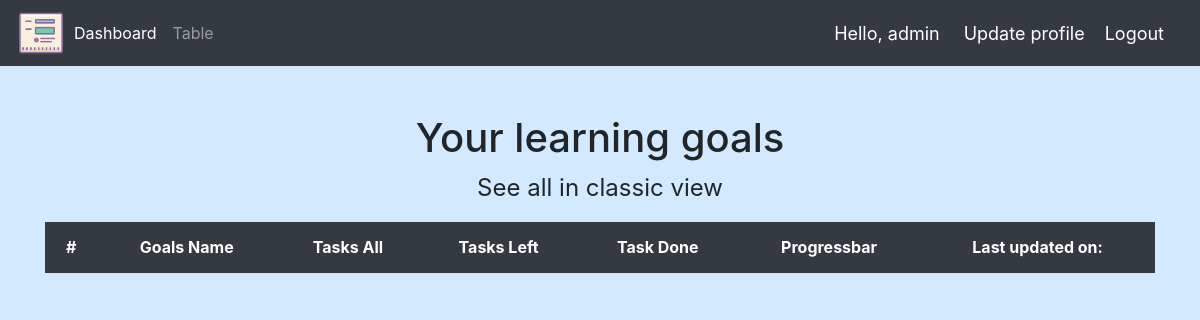
The app's page /dashboard_table/ (signed in), older data.
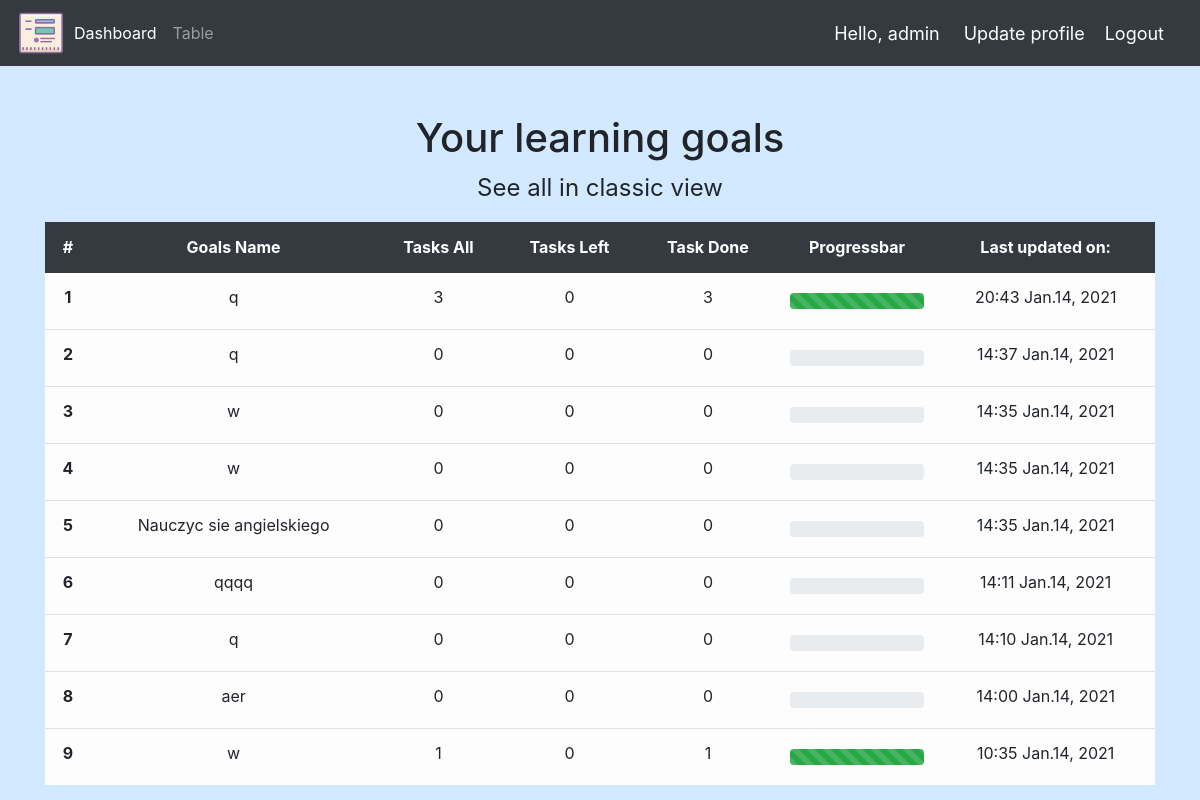
The same page, newer data.
### goals/models.py (models this page shows, shortened)
class LearningGoal(models.Model):
    name = models.CharField(blank=True, max_length=40)
    created_at = models.DateTimeField(auto_now_add=True)
    updated_at = models.DateTimeField(auto_now=True)
    user = models.ForeignKey(User, null=True, on_delete=models.CASCADE)

### goals/views.py (the view)
# urls.py: path('dashboard_table/', views.dashboard_table, name='dashboard_table'),
@login_required(login_url='login')
def dashboard_table(request):
    template_name = 'to_do_manager/dashboard-table-view.html'
    LearningGoals = request.user.learninggoal_set.prefetch_related(
         Prefetch('tasks',
                  queryset=SingleTask.objects.filter(completed=False))
                                                                 ).annotate(
                  counter=Count('tasks')).order_by('-updated_at')
    TasksAll = SingleTask.objects.all()
    TasksAller = TasksAll.count()
    TasksCompleted = TasksAll.filter(completed=True).count()
    TasksUncompleted = TasksAll.filter(completed=False).count()
    context = {'LearningGoals': LearningGoals,
               'TasksAll': TasksAller,
               'TasksCompleted': TasksCompleted,
               'TasksUncompleted': TasksUncompleted}
    return render(request, template_name, context)

### templates/to_do_manager/dashboard-table-view.html (shortened to what this page needs)
{% extends "to_do_manager/base.html" %}
{% block content %}
{% load mathfilters %}
<div class="row mt-5">
    <h1 class="col-12 text-center">Your learning goals</h1>
    <a class="col-12 text-center table-link mb-3" href="{% url 'dashboard' %}">See all in classic view</a></h1>
</div>
<table class="table">
    <thead class="thead-dark">
        <tr>
            <th class="text-center" scope="col">#</th>
            <th class="text-center" scope="col">Goals Name</th>
            <th class="text-center" scope="col">Tasks All</th>
            <th class="text-center" scope="col">Tasks Left</th>
            <th class="text-center" scope="col">Task Done</th>
            <th class="text-center" scope="col">Progressbar</th>
            <th class="text-center" scope="col">Last updated on:</th>
        </tr>
    </thead>
    <tbody>
        {% for learninggoal in LearningGoals  %}
        <tr class='table-light'>
            <th class="text-center" scope="row">{{forloop.counter}}</th>
            <td class="text-center">{{ learninggoal.name }}</td>
            <td class="text-center">{{learninggoal.counter}}</td>
            <td class="text-center">{{learninggoal.tasks.all.count}}</td>
            {% with numerator=learninggoal.tasks.all.count denominator=learninggoal.counter %}
            <td class="text-center"> {{denominator|sub:numerator}}</td>
            <td class="text-center">
                {%if learninggoal.counter %}
                <div class="progress my-2">
                    <div class="progress-bar progress-bar-striped bg-success" role="progressbar"
                        style="width: {{ denominator|sub:numerator|div:denominator|mul:100 }}%"
                        aria-valuenow="{{ denominator|sub:numerator|div:denominator|mul:100 }}" aria-valuemin="0"
                        aria-valuemax="100">
                    </div>
                </div>
                {% else %}
                <div class="progress my-2">
                </div>
                {% endif %}
                {% endwith %}
            </td>
            <td class="text-center">{{ learninggoal.updated_at| date:"G:i M.j, Y" }}</td>
        </tr>
        {% endfor %}
    </tbody>
</table>
{% endblock content %}

Row changes from the older to the newer data that the page shows:
added LearningGoal: name "q", counter "3", tasks.all.count "0", counter|sub "3", {{ denominator|sub:numerator|div:denominator|mul:100 }} 100.0 (drawn), updated_at "20:43 Jan.14, 2021"
added LearningGoal: name "q", counter "0", tasks.all.count "0", counter|sub "0", updated_at "14:37 Jan.14, 2021"
added LearningGoal: name "w", counter "0", tasks.all.count "0", counter|sub "0", updated_at "14:35 Jan.14, 2021"
added LearningGoal: name "w", counter "0", tasks.all.count "0", counter|sub "0", updated_at "14:35 Jan.14, 2021"
added LearningGoal: name "Nauczyc sie angielskiego", counter "0", tasks.all.count "0", counter|sub "0", updated_at "14:35 Jan.14, 2021"
added LearningGoal: name "qqqq", counter "0", tasks.all.count "0", counter|sub "0", updated_at "14:11 Jan.14, 2021"
added LearningGoal: name "q", counter "0", tasks.all.count "0", counter|sub "0", updated_at "14:10 Jan.14, 2021"
added LearningGoal: name "aer", counter "0", tasks.all.count "0", counter|sub "0", updated_at "14:00 Jan.14, 2021"
added LearningGoal: name "w", counter "1", tasks.all.count "0", counter|sub "1", {{ denominator|sub:numerator|div:denominator|mul:100 }} 100.0 (drawn), updated_at "10:35 Jan.14, 2021"
